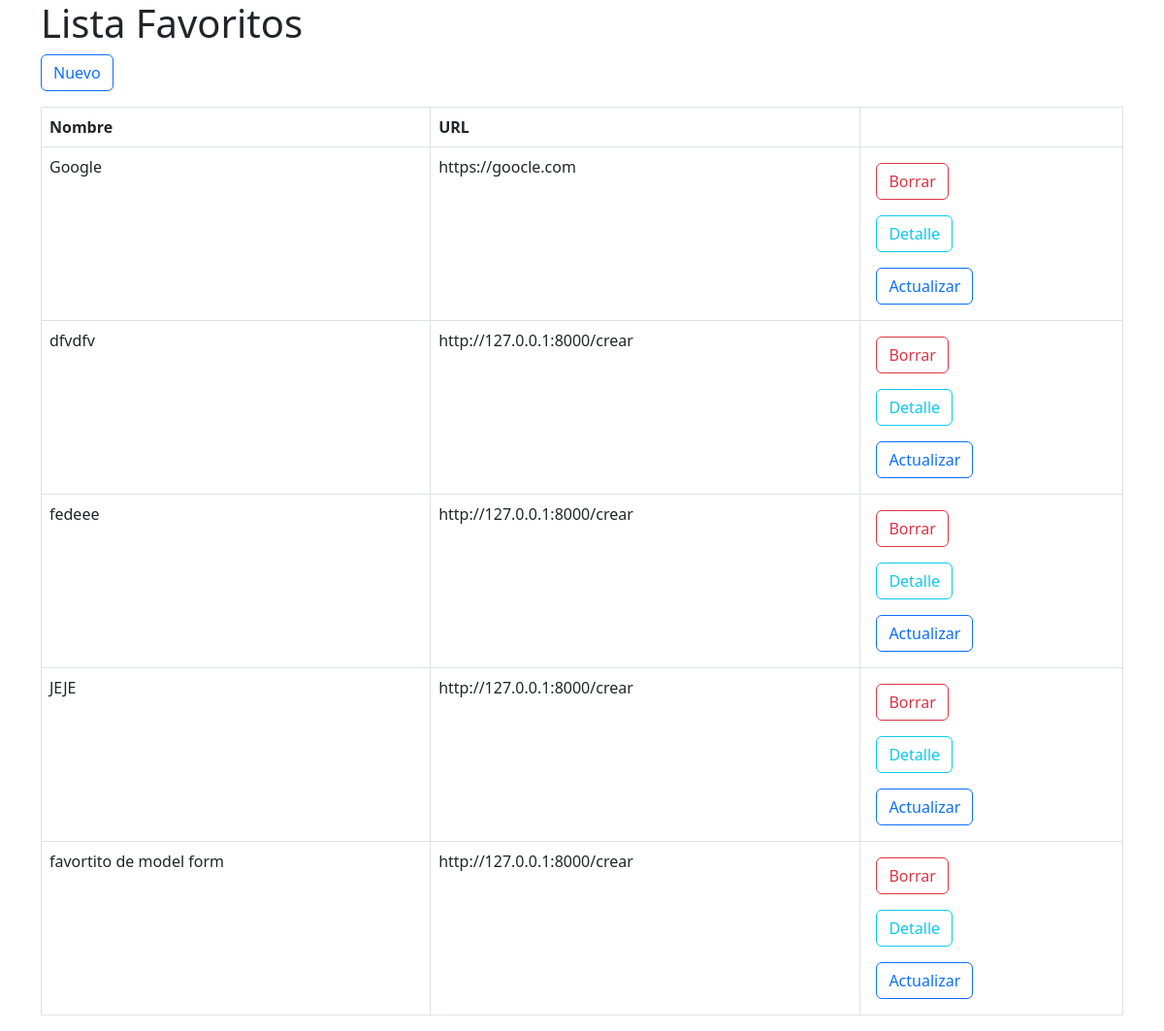
The app's page /, older data.
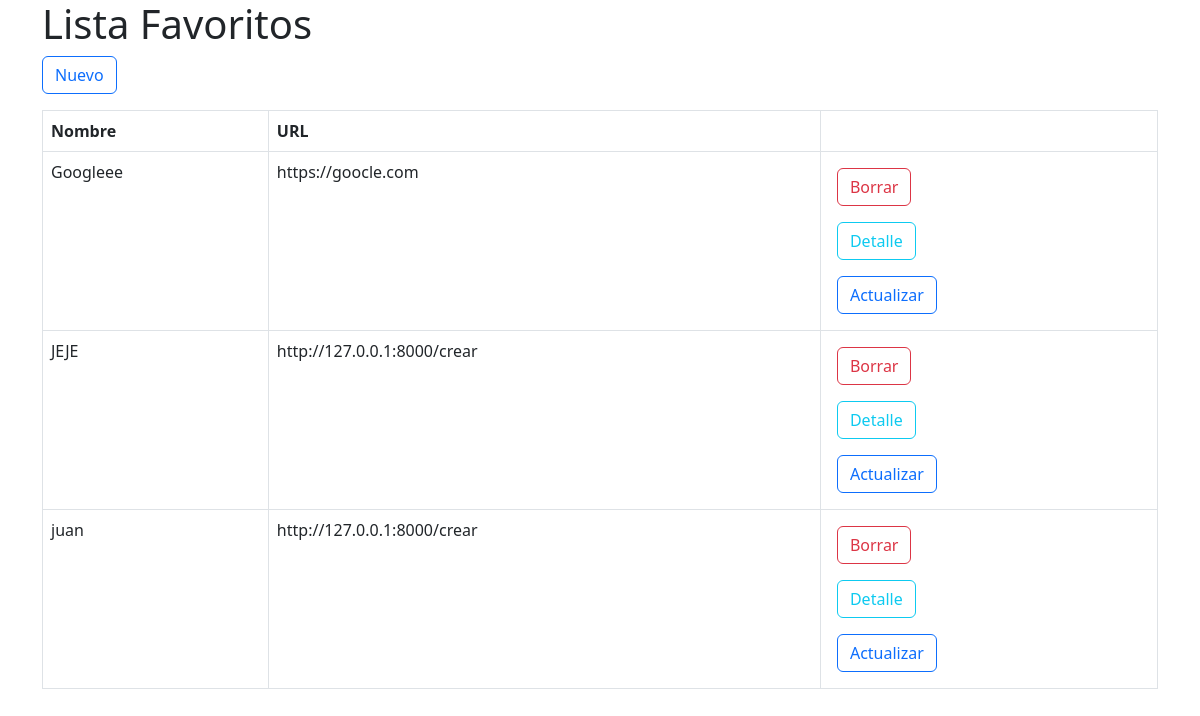
The same page, newer data.
### favoritos/models.py (models this page shows)
class Favoritos(models.Model):
    nombre = models.CharField(max_length=50, blank=True)
    url = models.URLField()

### favoritos/views.py (the view)
# urls.py: path('', index_favoritos, name='index'), #127.0.0.1:8000
def index_favoritos(request):
    favoritos_lista = Favoritos.objects.all()
    context = {
        'favoritos_lista':favoritos_lista
    }
    return render(request, 'favoritos/lista.html', context)

### favoritos/templates/favoritos/lista.html
{% extends 'base_bs5.html' %}
{% block main %}
    <div class="container">
        <div class="row">
            <div class="col">
                <h1>Lista Favoritos</h1>
                <p>
                    <a href="{% url 'favoritos:crear' %}" class="btn btn-outline-primary">Nuevo</a>
                </p>
            </div>
        </div>
        <div class="row">
            <div class="col">
                <table class="table table-bordered table-hover">
                    <thead>
                        <tr>
                            <th>Nombre</th>
                            <th>URL</th>
                            <th></th>
                        </tr>
                    </thead>
                    <tbody>
                        {% for favorito in favoritos_lista %}
                        <tr>
                            <td>{{ favorito.nombre }}</td>
                            <td>{{ favorito.url }}</td>
                            <td>
                                <a href="{% url 'favoritos:borrar' favorito.pk %}" class="btn btn-outline-danger m-2">Borrar</a>
                                <br>
                                <a href="{% url 'favoritos:detalle' favorito.pk %}" class="btn btn-outline-info m-2">Detalle</a>
                                <br>
                                <a href="{% url 'favoritos:actualizar' favorito.pk %}" class="btn btn-outline-primary m-2">Actualizar</a>
                            </td>
                        </tr>
                        {% endfor %}
                    </tbody>
                </table>
            </div>
        </div>
{% endblock main %}

Row changes from the older to the newer data that the page shows:
removed Favoritos: nombre "dfvdfv", url "http://127.0.0.1:8000/crear"
removed Favoritos: nombre "fedeee", url "http://127.0.0.1:8000/crear"
removed Favoritos: nombre "favortito de model form", url "http://127.0.0.1:8000/crear"
changed Favoritos "https://goocle.com": nombre "Google" → "Googleee"
added Favoritos: nombre "juan", url "http://127.0.0.1:8000/crear"
